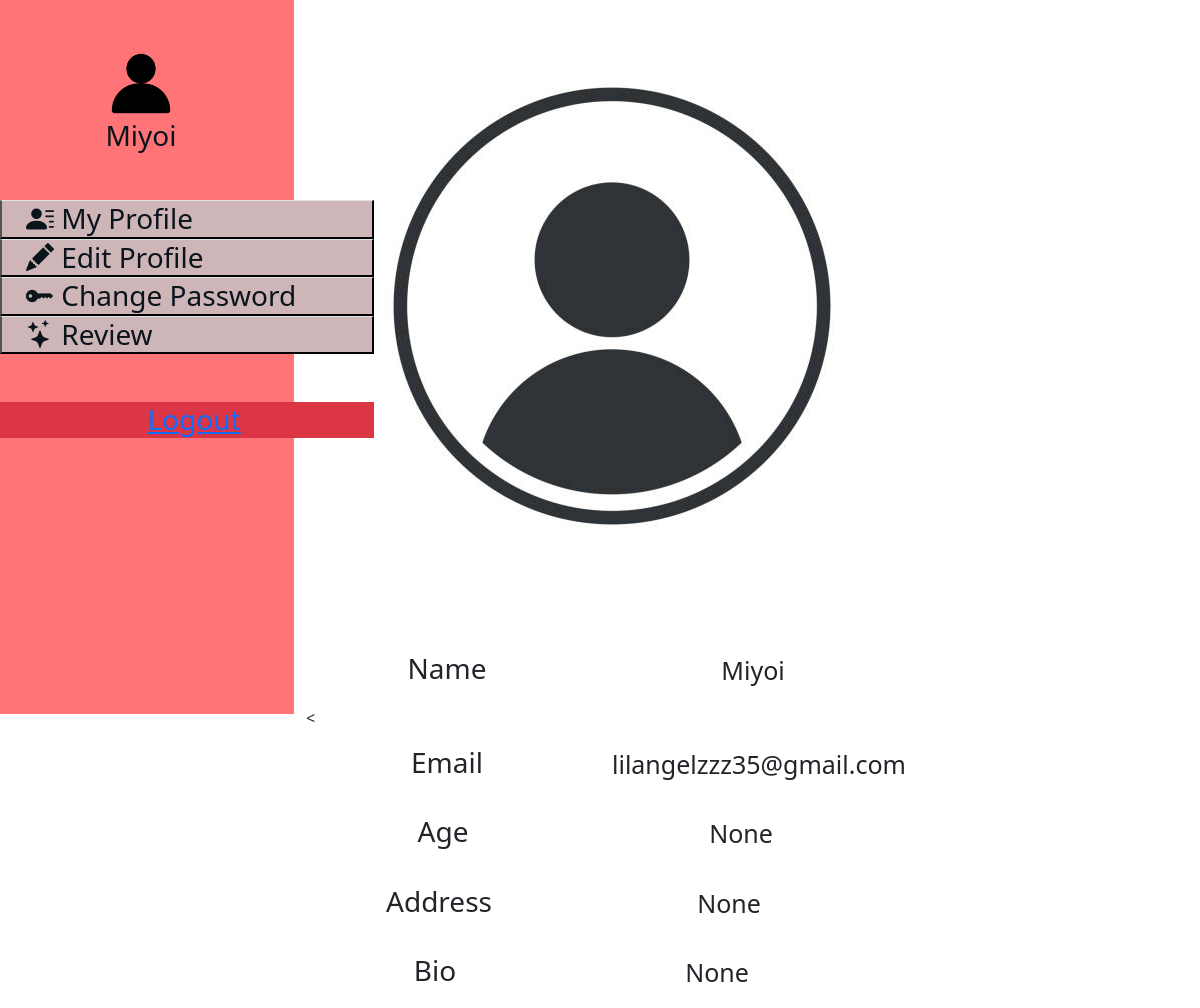
The page /User (signed in) on the database its author committed.
### myapp/models.py (models this page shows, shortened)
class reg(models.Model):
	name=models.CharField(max_length=15)
	Email=models.CharField(max_length=30)
	password=models.CharField(max_length=30)
	confirmPassword=models.CharField(max_length=30)
	userAge=models.CharField(max_length=10, blank=True, null=True)
	userAddress=models.CharField(max_length=1000,blank=True, null=True)
	UserBio=models.TextField(max_length=1000,blank=True, null=True)
	UserImage=models.ImageField(max_length=1000, blank=True, null=True)

### myapp/views.py (the view)
# urls.py: path("User",views.ProU, name="User"),
def ProU(request):
	user=reg.objects.get(Email=request.session['Email'])
	return render(request,"UserProfile.html",{'user':user})

### Templates/UserProfile.html
{% extends 'Sidebar.html' %}
{% block content %}
{% if user.UserImage %}
<img src="{{user.UserImage.url}}" height="150px" width="180px" style="margin-left: 470px; " class="rounded-circle mt-3">
{% else %}
<img src="../Profile.jpg">
{% endif %}
<div class="row">
  <div class="col-4 mt-3" >
      <h3 class="text-center mt-4">Name</h3></div>
  <div class="col-4 mt-3" >
    	<p class="text-center mt-4 " style="font-size: 25px;">{{user.name}}</p></div>
    </div><
    <div class="row">
       <div class="col-4 mt-3" >
    	<h3 class="text-center">Email</h3></div>
       <div class="col-4 mt-3" >
      <p	class="text-center" style="font-size: 25px;">{{user.Email}}</p></div>
    <div class="row">
       <div class="col-4 mt-3" >
      <h3 class="text-center">Age</h3></div>
       <div class="col-4 mt-3" >
      <p class="text-center" style="font-size: 25px;">{{user.userAge}}</p></div>
    <div class="row">
       <div class="col-4 mt-3" >
      <h3 class="text-center">Address</h3></div>
       <div class="col-4 mt-3" >
    <p class="text-center" style="font-size: 25px;">{{user.userAddress}}</p></div>
   <div class="row">
     <div class="col-4 mt-3" >
    <h3 class="text-center">Bio</h3></div>
     <div class="col-4 mt-3" >
    <p class="text-center" style="font-size: 25px;">{{user.UserBio}}</p></div>
  {% endblock %}

### Templates/Sidebar.html (shortened to what this page needs)
<!DOCTYPE html>
{% load static %}
<html>
<head>
	<link rel="stylesheet" type="text/css" href="{%static 'css/bootstrap.min.css' %}">
	<link rel="stylesheet" href=" https://cdn.jsdelivr.net/npm/bootstrap-icons@1.11.3/font/bootstrap-icons.min.css">
</head>
<body>
  <div class="row">
    <div class="col-md-3 h-392  " style="background-color:#ff7477;color:#0a141b;">
    <div class="mt-5">
    	<img src="{%static 'Images/contact.png'%}" class="rounded w-25 mx-auto d-block" alt="..."></div>
    	<h3 class="text-center mb-5"> {{user.name}}<h3>
    		<div class="btn-group-vertical " role="group" aria-label="Vertical button group" >
    		<button class="w-47 border-top text-start ps-4 "style="background-color:#ceb5b7;color:#0a141b;"> <i class="bi bi-person-lines-fill"></i> My Profile</button>
    		<button class=" w-47 border-top text-start ps-4"style="background-color:#ceb5b7;color:#0a141b;"> <i class="bi bi-pencil-fill"></i> Edit Profile </button>
    		<button class=" w-47 border-top text-start ps-4"style="background-color:#ceb5b7;color:#0a141b;"> <i class="bi bi-key-fill"></i> Change Password </button>
    		<button class=" w-47 border-top text-start ps-4"style="background-color:#ceb5b7;color:#0a141b;"><i class="bi bi-stars"></i> Review </button>
    		<button class="mt-5 w-47 border border-0 text-start text-center " style="background-color:#DC3545;color:#0a141b ;"><a href="{% url 'logout' %}"> Logout</a></button>
</div>
    </div>
    <div class="col-md-9">
      {% block content %}
      {% endblock %}
    </div>
  </div>
</div>
</body>
</html>

### Templates/Sidebar.html (style rules this page uses)
.w-47 { width: 374px; padding-left: 20px; }
.h-392 { height: 714px; }

### rows shown on the page
reg: name "Miyoi", Email "lilangelzzz35@gmail.com", userAge "None", userAddress "None", UserBio "None"
